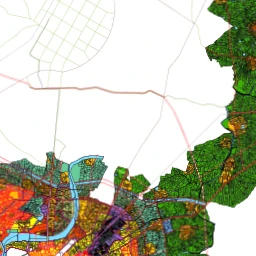
#> input picture tiles_dp2021/11/1437/888.webp, 256 x 256 px, given in place of source.jpeg, which was not available
$ python gcp_from_water.py
#> lines starting #> are read from the running program, lines starting #| are printed output that depends on the picture; after the words box and inside, x2 and y2 are one past the last pixel; in counts of white or black regions, pixels touching at a corner belong together; pictures that were not available may be replaced by others from this repository, and a replacement may not be noted
"""Find large water bodies in the plan and match them to OSM to make control points.

WHY WATER
---------
The place-name route (tools/build_gcp.py) needs OCR to read names, which is
slow and error-prone. Water is better: a reservoir like Nalsarovar or Kankaria
is an unmistakable blob in the plan, an exact polygon in OSM, and there are
several of them spread right across the sheet.

THE METHOD
----------
1. Threshold the plan's fill colours to get a water mask (the plan draws
   water in a distinct pale blue).
2. Label the connected components and keep the big ones - a reservoir, not a
   pond.
3. For every OSM water polygon in the sheet's bbox, predict where its centroid
   would land under the current georeference, then find the plan blob whose
   centroid is closest.
4. VERIFY by shape: align the OSM polygon and the plan blob on their centroids
   and compare them by IoU. A real match scores high; a coincidence does not.
   Only matches that pass the IoU test become control points.

Step 4 is what makes this safe. Without it, this is a guess generator; with
it, every accepted point has been confirmed against the actual shape of the
water body in both sources.

Output: work/gcp_water.csv  (px,py,lon,lat,name) - merged with any other GCP
source before the affine fit.
"""
import argparse, json, math, os
import numpy as np
from PIL import Image
from scipy import ndimage

Image.MAX_IMAGE_PIXELS = None
ROOT = os.path.dirname(os.path.dirname(os.path.abspath(__file__)))
WORK = os.path.join(ROOT, "work")
FULL_W, FULL_H = 27200, 25600

BL = (22.763306, 72.178109)
TR = (23.357406, 72.860675)
DIV = 4                      # plan downsample for the mask
MIN_AREA_PLAN = 40           # plan px at DIV (40*16 = 640 full px)


def merc_y(lat):
    return math.degrees(math.log(math.tan(math.pi / 4 + math.radians(lat) / 2)))


def inv_merc_y(my):
    return math.degrees(2 * math.atan(math.exp(math.radians(my))) - math.pi / 2)


# [4 lines left out: function h0_px, not called in this run]


def water_mask():
    """Plan water mask at 1/DIV resolution."""
    im = Image.open(os.path.join(WORK, "source.jpeg")).convert("RGB")
#> im is the input picture: PIL image 256x256 RGB; mean R, G, B 189.7, 191.2, 171.2
    w = FULL_W // DIV
    h = FULL_H // DIV
    a = np.asarray(im.resize((w, h), Image.BILINEAR)).astype(np.int16)
    R, G, B = a[..., 0], a[..., 1], a[..., 2]
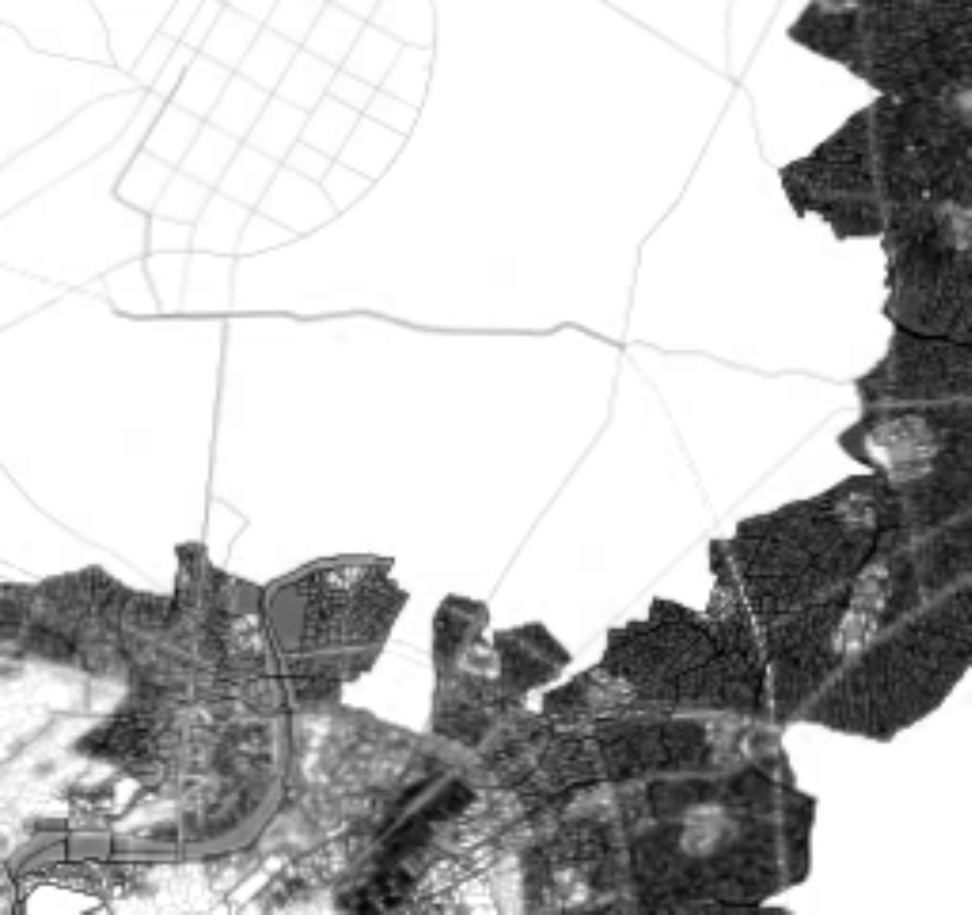
#> R: shape (6400, 6800) int16 (shown at 1/7 size); min 0, max 255, mean 189.7
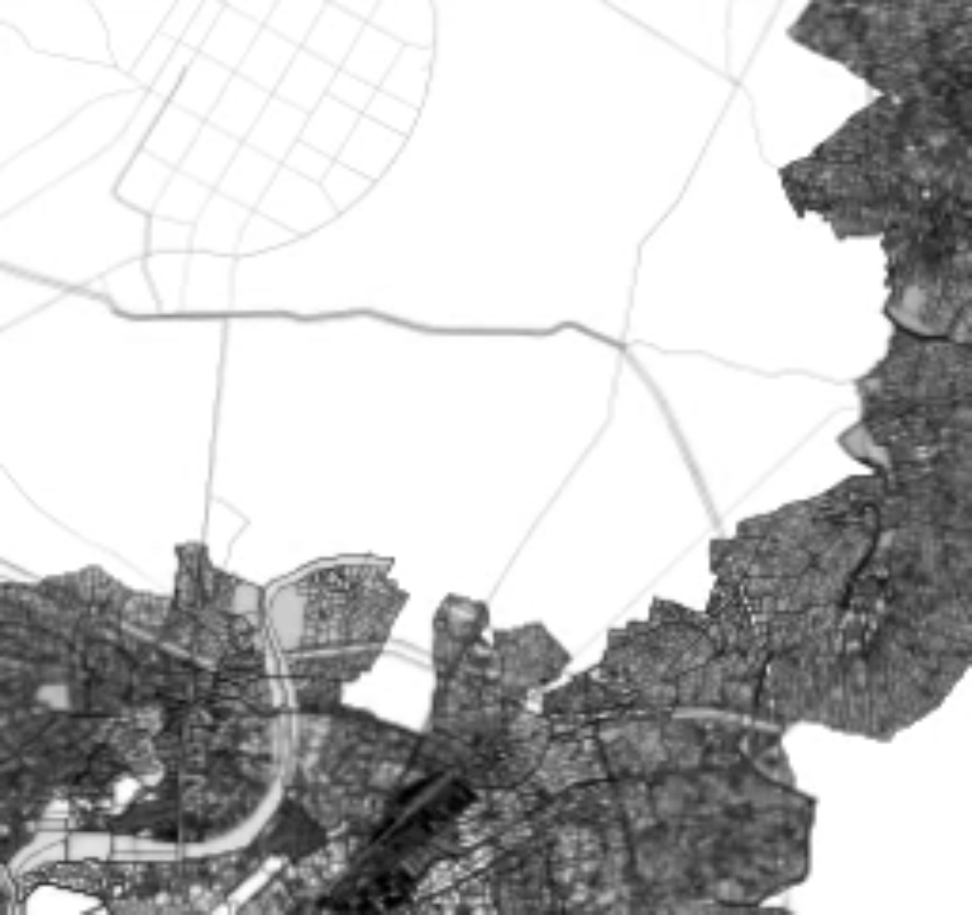
#> G: shape (6400, 6800) int16 (shown at 1/7 size); min 0, max 255, mean 191.2
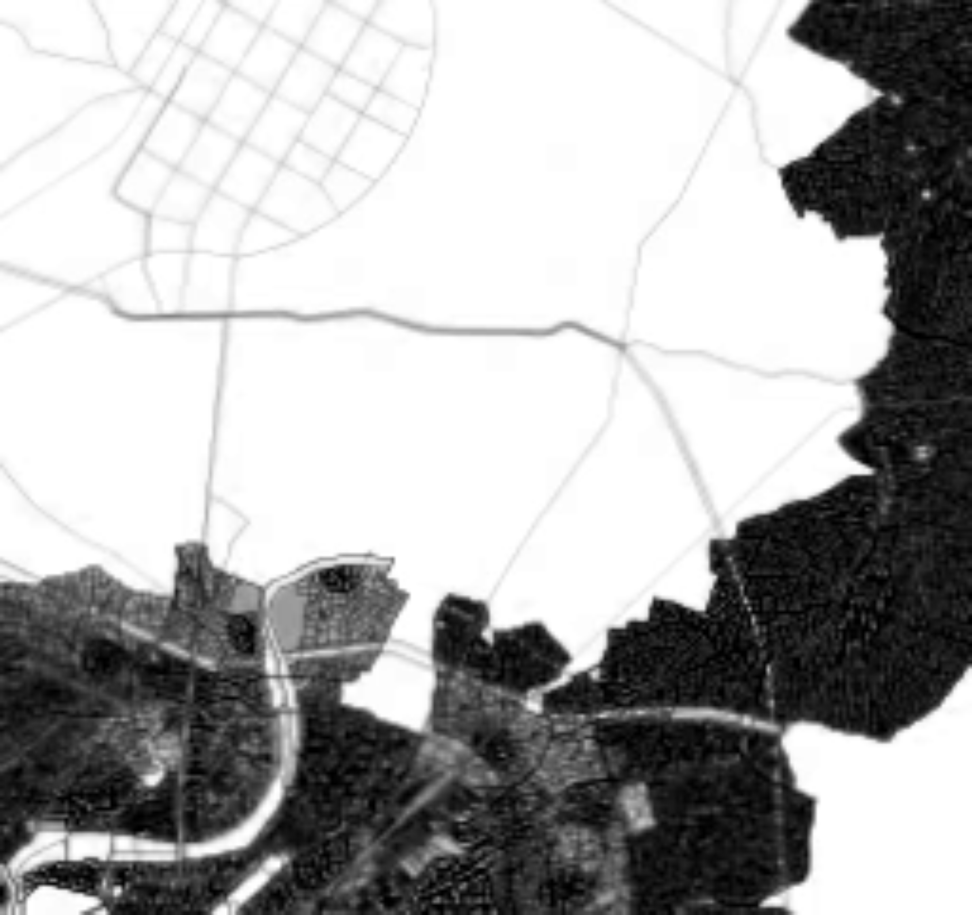
#> B: shape (6400, 6800) int16 (shown at 1/7 size); min 0, max 255, mean 171.2
    # the plan's water fill is a pale blue: clearly blue-dominant, fairly bright
    m = (B > R + 18) & (B > 150) & (G > R + 5)
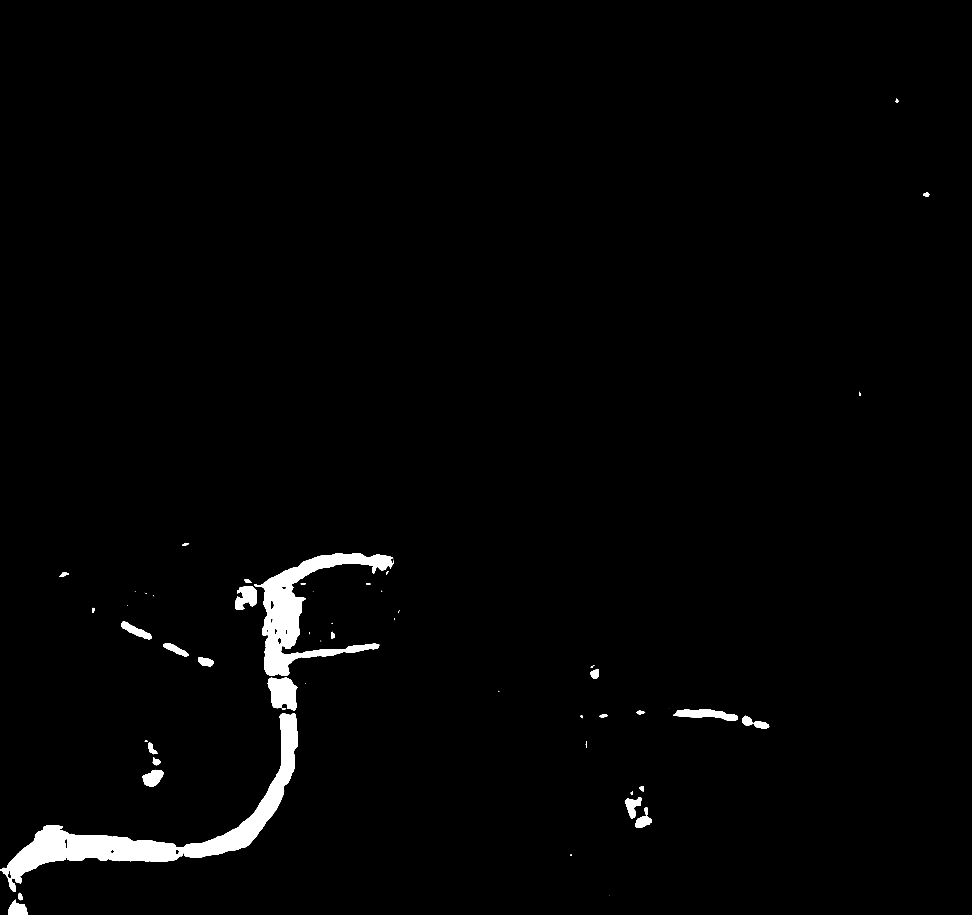
#> m: shape (6400, 6800) bool (shown at 1/7 size); 1.7% white; 72 white regions (29 under 20 px), largest, box (x1, y1, x2, y2) and area: (0, 4992, 2086, 6243) 358258, (1778, 3873, 2756, 4732) 223345, (1875, 4744, 2083, 4977) 34628
#|   water px at 1/4: 733410
    del im, a
    return m


def plan_blobs(mask):
    lab, n = ndimage.label(mask)
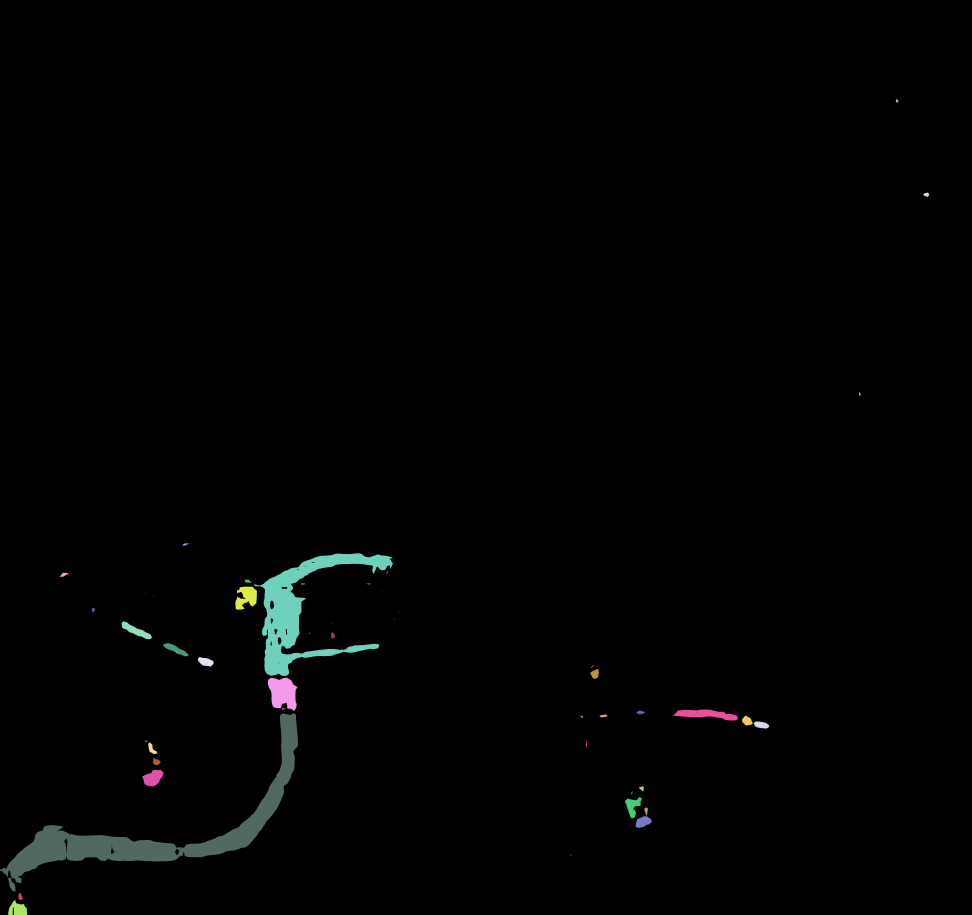
#> lab: shape (6400, 6800) int32 (shown at 1/7 size); 100 distinct labels, from 0 to 99; one colour per label, 0 black
#> n = 99
    objs = ndimage.find_objects(lab)
#> objs = 99 items
    out = []
    for i, sl in enumerate(objs, 1):
        if sl is None:
            continue
        area = int((lab[sl] == i).sum())
        if area < MIN_AREA_PLAN:
            continue
        ys, xs = sl
        sub = (lab[sl] == i)
        cy, cx = ndimage.center_of_mass(sub)
        out.append(dict(label=i, area=area,
                        cx=cx + xs.start, cy=cy + ys.start,
                        bbox=(xs.start, ys.start, xs.stop, ys.stop)))
#> this loop made 99 passes
#> (area, cy, cx) on passes 2, 4, 5, 13, 15, 24, 25, 28, 31, 32, 33, 45: (292, 14.84, 8.47), (810, 13.98, 21.99), (176, 15.47, 3.88), (415, 7.43, 20.31), (223345, 395.9, 331.8), (127, 8.74, 4.53), (966, 13.16, 33.83), (696, 12.26, 22.89), (239, 4.19, 15.08), (167, 3.88, 17.01), (16293, 75.33, 78.28), (434, 14.37, 8.87)
#> area on pass 60: 20
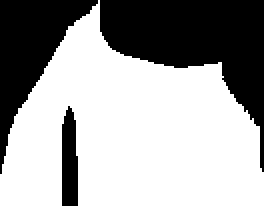
#> sub: shape (103, 132) bool (shown 2 times larger); 63.3% white; 3 black regions, box (x1, y1, x2, y2) and area: (50, 0, 132, 86) 2996, (0, 0, 49, 87) 1650, (31, 53, 39, 103) 348
#> after the loop, out = 41 items
    return lab, out


def polygon_of(lab, blob):
    ys, xs = np.nonzero(lab == blob["label"])
    return xs, ys


def osm_polygons():
    """OSM water polygons in the bbox, as (lon,lat) rings."""
    with open(os.path.join(WORK, "osm_water.json", encoding="utf-8"), encoding="utf-8") as f:
        data = json.load(f)
    polys = []
    for el in data.get("elements", []):
        geom = el.get("geometry")
        if not geom or len(geom) < 3:
            continue
        ring = [(p["lon"], p["lat"]) for p in geom]
        lons = [p[0] for p in ring]
        lats = [p[1] for p in ring]
        c_lon, c_lat = sum(lons) / len(lons), sum(lats) / len(lats)
        if not (BL[0] <= c_lat <= TR[0] and BL[1] <= c_lon <= TR[1]):
            continue
        area = 0.0
        for i in range(len(ring)):
            x1, y1 = ring[i]
            x2, y2 = ring[(i + 1) % len(ring)]
            area += x1 * y2 - x2 * y1
        polys.append(dict(ring=ring, lon=c_lon, lat=c_lat,
                          area_km2=abs(area) / 2 * 111.32 ** 2 * math.cos(math.radians(c_lat)),
                          name=(el.get("tags") or {}).get("name", "")))
    return polys


# [45 lines left out: functions iou_of_shapes, best_alignment, not called in this run]


def main():
    ap = argparse.ArgumentParser()
    ap.add_argument("--out", default=os.path.join(WORK, "gcp_water.csv"))
    ap.add_argument("--min-iou", type=float, default=0.40)
    ap.add_argument("--max-centroid-shift-m", type=float, default=2500.0)
    ap.add_argument("--search-px", type=int, default=12,
                    help="how far to search for the best shape alignment, in DIV px")
    a = ap.parse_args()

    print("building plan water mask ...", flush=True)
    mask = water_mask()
    print(f"  water px at 1/{DIV}: {int(mask.sum())}")
    lab, blobs = plan_blobs(mask)
#> blobs = 41 items
    print(f"  {len(blobs)} blobs above {MIN_AREA_PLAN} px")
#|   41 blobs above 40 px

    polys = osm_polygons()
    print(f"  {len(polys)} OSM water polygons in bbox")

    rows = []
    used = set()
    for p in polys:
        if p["area_km2"] < 0.15:
            continue
        px, py = h0_px(p["lat"], p["lon"])
        bx, by = px / DIV, py / DIV
        # nearest plan blob centroid
        best, bestd = None, 1e18
        for b in blobs:
            d = (b["cx"] - bx) ** 2 + (b["cy"] - by) ** 2
            if d < bestd:
                best, bestd = b, d
        if best is None:
            continue
        shift_m = math.sqrt(bestd) * DIV * 2.57
        if shift_m > a.max_centroid_shift_m:
            continue

        # shape alignment: find the translation that best matches the shapes
        bx0, by0, bx1, by1 = best["bbox"]
        sub = (lab[by0:by1, bx0:bx1] == best["label"])
        ring_local = []
        for lon, lat in p["ring"]:
            qx, qy = h0_px(lat, lon)
            ring_local.append(((qx / DIV) - bx0, (qy / DIV) - by0))
        dx, dy, iou = best_alignment(sub, ring_local, a.search_px)
        status = "OK" if iou >= a.min_iou else "reject (low IoU)"
        print(f"  {p['name'] or 'unnamed':<22} osm_area={p['area_km2']:8.3f} km2  "
              f"plan_blob={best['area'] * 16 / 1e4:8.3f} km2  "
              f"centroid_shift={shift_m:7.0f} m  align=({dx:+d},{dy:+d}) DIVpx  "
              f"IoU={iou:.3f}  {status}")
        if iou < a.min_iou or best["label"] in used:
            continue
        used.add(best["label"])

        # The alignment translation is how far the OSM drawing must move to
        # sit on the plan's drawing. Apply it to the OSM centroid so the two
        # centroids refer to the same point on the SAME outline.
        dlon = -dx * DIV * 2.55 / 102500.0     # plan px -> degrees lon
        dmerc = -dy * DIV * 2.55 / 110574.0    # plan px -> degrees mercator
        rows.append(dict(
            px=int(round(best["cx"] * DIV)), py=int(round(best["cy"] * DIV)),
            lon=p["lon"] + dlon, lat=inv_merc_y(merc_y(p["lat"]) + dmerc),
            name=(p["name"] or f"water_{best['label']}").lower().replace(" ", "_"),
            iou=round(iou, 3)))

    import csv
    with open(a.out, "w", newline="", encoding="utf-8") as fh:
        w = csv.writer(fh)
        w.writerow(["px", "py", "lon", "lat", "name"])
        for r in rows:
            w.writerow([r["px"], r["py"], f"{r['lon']:.7f}", f"{r['lat']:.7f}", r["name"]])
    print(f"\nwrote {len(rows)} water control points -> {a.out}")


if __name__ == "__main__":
#> (the run stopped early here; a loop or call above may not have finished)

$ run again, on tiles_dp2021/11/1438/887.webp
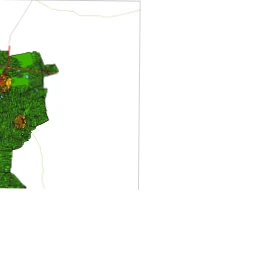
#> input picture tiles_dp2021/11/1438/887.webp, 256 x 256 px, given in place of source.jpeg, which was not available
#> in water_mask, im is the input picture: PIL image 256x256 RGB; mean R, G, B 240.5, 243.9, 238
#> in water_mask, `m = (B > R + 18) & (B > 150) & (G > R + 5)`:
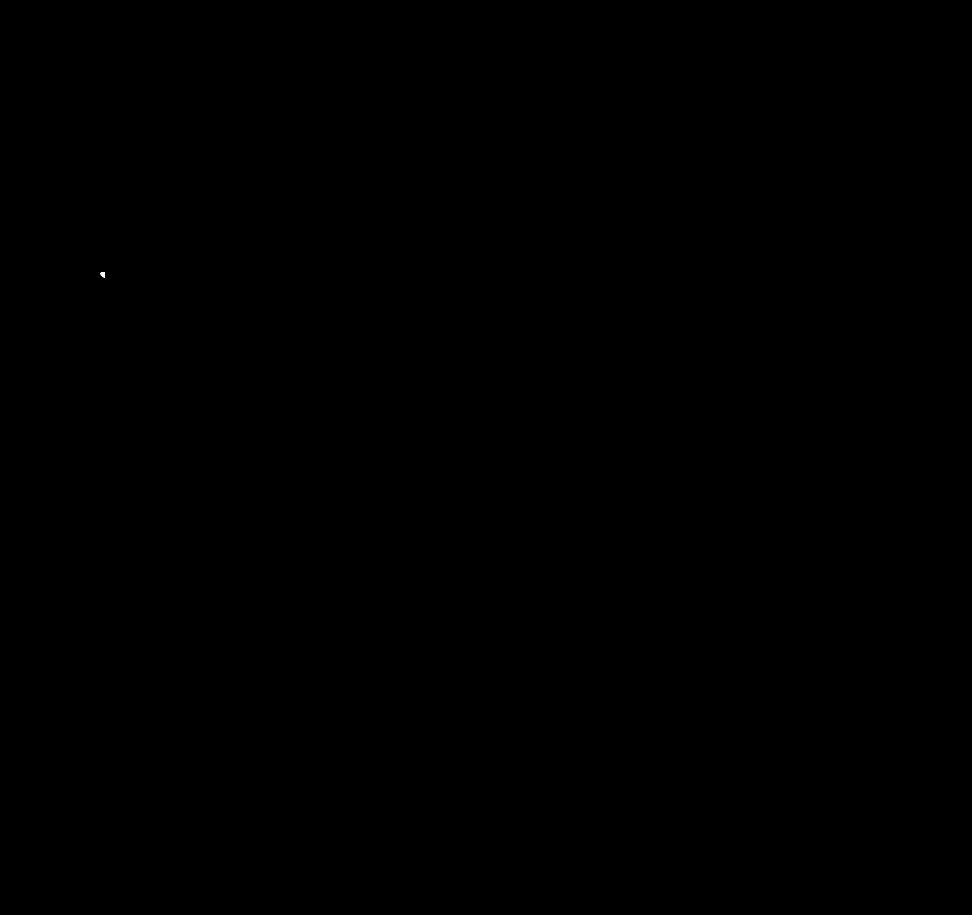
#> m: shape (6400, 6800) bool (shown at 1/7 size); 0% white; 1 white region, box (x1, y1, x2, y2) and area: (703, 1906, 735, 1941) 797
#|   water px at 1/4: 797
#> n = 1
#> objs = 1 item
#> the loop in plan_blobs, `for i, sl in enumerate(objs, 1):` made 1 pass
#> (i, area, cy, cx) on pass 1: (1, 797, 15.75, 18.45)
#> pass 1, in plan_blobs, `sub = (lab[sl] == i)`:
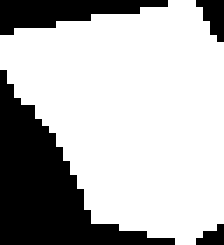
#> sub: shape (35, 32) bool (shown 7 times larger); 71.2% white; 4 black regions (2 under 20 px), largest, box (x1, y1, x2, y2) and area: (0, 10, 25, 35) 233, (0, 0, 24, 5) 67
#|   1 blobs above 40 px
